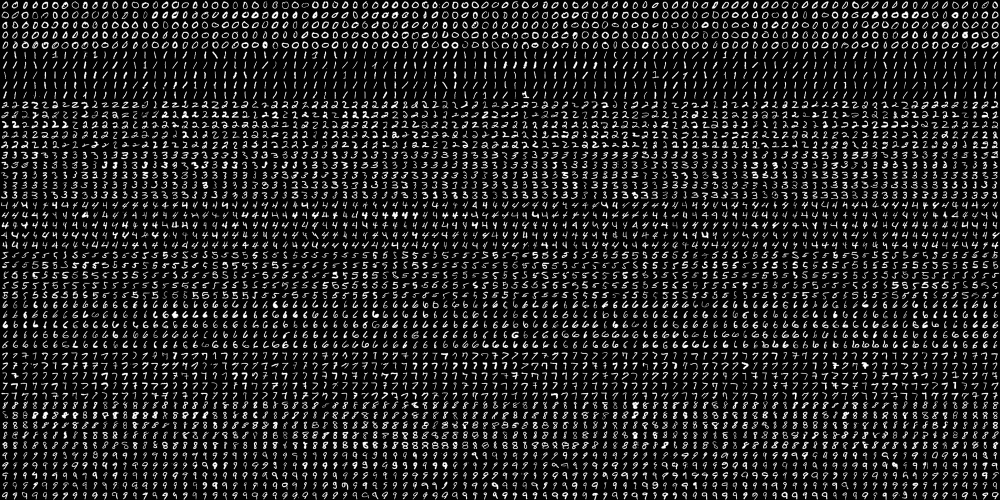
#> input picture 10.머신러닝/image/digits.png, 2000 x 1000 px (shown at 1/2 size)
$ python 3.svmnorm.py
#> lines starting #> are read from the running program, lines starting #| are printed output that depends on the picture
import numpy as np
import cv2
import sys

# 무게 중심 구해서 이동 변환.
def normImg(img) :
    m = cv2.moments(img)
    cx = int(m['m10'] / m['m00'])
    cy = int(m['m01'] / m['m00'])
    h,w = img.shape[:2]
    aff = np.array([[1,0,w/2 - cx],[0,1,h/2 - cy]],np.float32)
    dst = cv2.warpAffine(img, aff, (0,0))

    return dst

oldx , oldy = -1,-1
def onMouse(event,x,y,flags,_) :
    global oldx, oldy

    if event == cv2.EVENT_LBUTTONDOWN :
        oldx,oldy = x,y

    if event == cv2.EVENT_LBUTTONUP :
        oldx,oldy = -1,-1

    if event == cv2.EVENT_MOUSEMOVE :
        if flags & cv2.EVENT_FLAG_LBUTTON :
            cv2.line(img,(oldx,oldy),(x,y),255,40,cv2.LINE_AA)
            oldx,oldy = x,y
            cv2.imshow('img',img)


digits = cv2.imread("image/digits.png",cv2.IMREAD_GRAYSCALE)
#> digits is the input picture: shape (1000, 2000); min 0, max 255, mean 33.8

if digits is None :
    print("Image load failed")
    sys.exit()

h,w = digits.shape[:2]
#> h = 1000; w = 2000
hog = cv2.HOGDescriptor((20,20),(10,10),(5,5),(5,5),9)

cells = np.array([np.hsplit(row, w//20) for row in np.vsplit(digits, h//20)])
cells = cells.reshape(-1,20,20)

desc = []
# 이미지 위치 정규화
for cell in cells :
    cell = normImg(cell)
    desc.append(hog.compute(cell))
#> this loop made 5000 passes
#> (cx in normImg, cy in normImg, aff in normImg) on passes 1 to 3: (9, 9, [[1, 0, 1], [0, 1, 1]]), (9, 9, [[1, 0, 1], [0, 1, 1]]), (10, 10, [[1, 0, 0], [0, 1, 0]])
#> pass 1, in normImg, `dst = cv2.warpAffine(img, aff, (0,0))`:
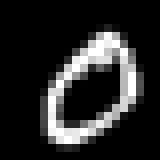
#> dst: shape (20, 20) (shown 8 times larger); min 0, max 255, mean 40.1
#> pass 2, in normImg (call 2), `dst = cv2.warpAffine(img, aff, (0,0))`:
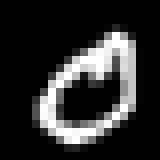
#> dst: shape (20, 20) (shown 8 times larger); min 0, max 255, mean 45.5
#> pass 3, in normImg (call 3), `dst = cv2.warpAffine(img, aff, (0,0))`:
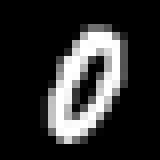
#> dst: shape (20, 20) (shown 8 times larger); min 0, max 255, mean 46.7
#> after the loop, desc = 5000 items

desc_train = np.array(desc).squeeze().astype(np.float32)
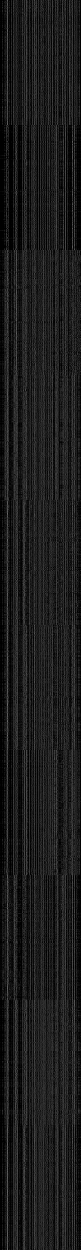
#> desc_train: shape (5000, 324) float32 (shown at 1/4 size); min 0, max 0.995, mean 0.11
desc_label = np.repeat(np.arange(10), len(desc_train)/10)
#> desc_label = 5000 values from 0 to 9
print(desc_train.shape)
#| (5000, 324)

# 이하 내용은 2_2.svmdigit 과 같음
svm = cv2.ml.SVM_create()
svm.setType(cv2.ml.SVM_C_SVC)
svm.setKernel(cv2.ml.SVM_RBF)

svm.setC(2.5)
svm.setGamma(0.50625)
svm.train(desc_train,cv2.ml.ROW_SAMPLE,desc_label)

svm.save('svmdigit.yml')

img = np.zeros((500,500),np.uint8)
cv2.imshow('img', img)
cv2.setMouseCallback('img', onMouse)

while True :
    key = cv2.waitKey()
#> (key Esc is pressed here)

    if key == 27 :
        break

    elif key == ord(' ') :
        testImg = cv2.resize(img, (20,20),interpolation=cv2.INTER_AREA)
        testImg = normImg(testImg)
        testImg = hog.compute(testImg).T

        _, ret = svm.predict(testImg)
        print(int(ret[0,0]))

        img.fill(0)
        cv2.imshow('img', img)


cv2.destroyAllWindows()
